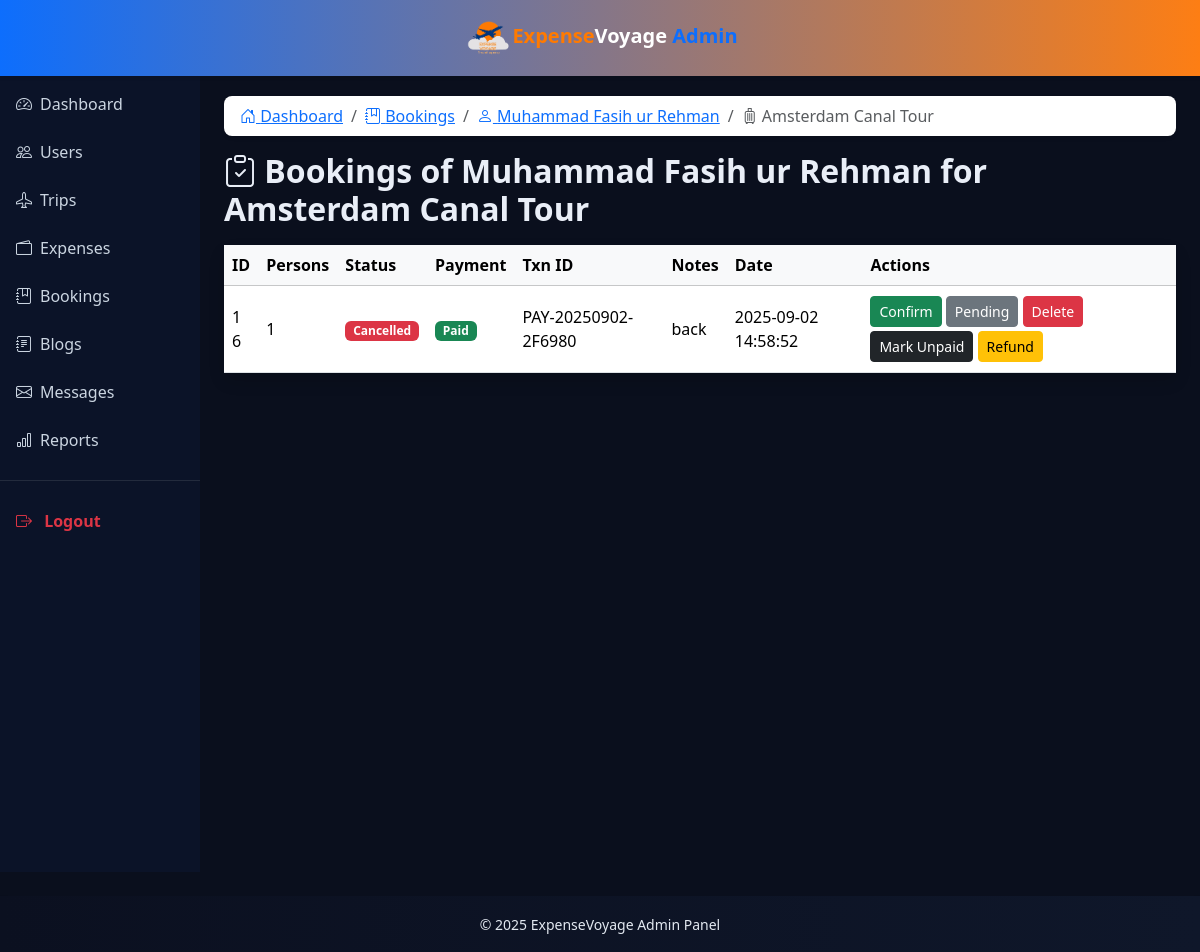
/admin/trips-bookings.php?trip_id=50&user_id=5 (signed in), run on the app's committed database.
### tables this page shows
CREATE TABLE `users` (
  `id` int(11) NOT NULL,
  `first_name` varchar(50) NOT NULL,
  `last_name` varchar(50) NOT NULL,
  `email` varchar(100) NOT NULL,
  `password` varchar(255) NOT NULL,
  `created_at` timestamp NOT NULL DEFAULT current_timestamp(),
  `remember_token` varchar(255) DEFAULT NULL
);

CREATE TABLE `trips` (
  `id` int(11) NOT NULL,
  `trip_name` varchar(100) NOT NULL,
  `destination` varchar(100) NOT NULL,
  `image` varchar(255) DEFAULT 'default.jpg',
  `description` text DEFAULT NULL,
  `start_date` date NOT NULL,
  `end_date` date NOT NULL,
  `budget` decimal(10,2) NOT NULL,
  `created_at` timestamp NOT NULL DEFAULT current_timestamp(),
  `user_id` int(11) UNSIGNED DEFAULT NULL
);

CREATE TABLE `bookings` (
  `id` int(11) NOT NULL,
  `user_id` int(11) NOT NULL,
  `trip_id` int(11) DEFAULT NULL,
  `booking_date` timestamp NOT NULL DEFAULT current_timestamp(),
  `num_persons` int(11) DEFAULT 1,
  `status` enum('pending','confirmed','cancelled') DEFAULT 'pending',
  `payment_status` enum('unpaid','paid','refunded') DEFAULT 'unpaid',
  `transaction_id` varchar(100) DEFAULT NULL,
  `notes` text DEFAULT NULL
);

### admin/helpers.php (called while the page is built, shortened)
<?php
function h($str){
  return htmlspecialchars($str ?? '', ENT_QUOTES, 'UTF-8');
}

### admin/trips-bookings.php (the view, shortened to what this page needs)
<?php
require_once "connect.php";
require_once "helpers.php";
require_once "inc/admin-header.php";
require_once "inc/admin-sidebar.php";
$trip_id = (int)($_GET['trip_id'] ?? 0);
$user_id = (int)($_GET['user_id'] ?? 0);
$trip = $conn->query("SELECT * FROM trips WHERE id=$trip_id")->fetch_assoc();
$user = $conn->query("SELECT * FROM users WHERE id=$user_id")->fetch_assoc();
$limit = 10;
$page = max(1, (int)($_GET['page'] ?? 1));
$offset = ($page-1)*$limit;
$sql = "SELECT * FROM bookings WHERE trip_id=$trip_id AND user_id=$user_id ORDER BY booking_date DESC LIMIT $limit OFFSET $offset";
$res = $conn->query($sql);
?>
<main class="col-12 col-md-12 col-lg-10 p-4">
  <nav aria-label="breadcrumb" data-aos="fade-down">
    <ol class="breadcrumb bg-white px-3 py-2 rounded-3 shadow-sm">
      <li class="breadcrumb-item"><a href="dashboard.php"><i class="bi bi-house-door crumb-dashboard"></i> Dashboard</a></li>
      <li class="breadcrumb-item"><a href="admin-bookings.php"><i class="bi bi-journal-bookmark crumb-trip"></i> Bookings</a></li>
      <li class="breadcrumb-item"><a href="users-bookings-trips.php?user_id=<?=$user_id?>"><i class="bi bi-person crumb-user"></i> <?=h($user['first_name']." ".$user['last_name'])?></a></li>
      <li class="breadcrumb-item active"><i class="bi bi-suitcase"></i> <?=h($trip['trip_name'])?></li>
    </ol>
  </nav>
  <h2 class="fw-bold text-gradient mb-3" data-aos="fade-right">
    <i class="bi bi-clipboard-check"></i> Bookings of <?=h($user['first_name']." ".$user['last_name'])?> for <?=h($trip['trip_name'])?>
  </h2>
  <div class="card shadow border-0 rounded-3" data-aos="fade-up">
    <div class="table-responsive">
      <table class="table table-hover align-middle mb-0">
        <thead class="table-light">
          <tr>
            <th>ID</th><th>Persons</th><th>Status</th><th>Payment</th><th>Txn ID</th><th>Notes</th><th>Date</th><th>Actions</th>
          </tr>
        </thead>
        <tbody>
        <?php if ($res->num_rows): while($b=$res->fetch_assoc()): ?>
          <tr>
            <td><?=$b['id']?></td>
            <td><?=$b['num_persons']?></td>
            <td><span class="badge bg-<?php
              if($b['status']=='confirmed') echo 'success';
              elseif($b['status']=='cancelled') echo 'danger';
              else echo 'secondary';
            ?>"><?=ucfirst($b['status'])?></span></td>
            <td><span class="badge bg-<?php
              if($b['payment_status']=='paid') echo 'success';
              elseif($b['payment_status']=='refunded') echo 'warning';
              else echo 'dark';
            ?>"><?=ucfirst($b['payment_status'])?></span></td>
            <td><?=h($b['transaction_id'] ?: '-')?></td>
            <td><?=h(mb_strimwidth($b['notes'],0,50,"..."))?></td>
            <td><?=h($b['booking_date'])?></td>
            <td class="actions-cell">
              <?php if($b['status']!='confirmed'): ?>
                <a href="booking-action.php?action=confirm&id=<?=$b['id']?>&trip_id=<?=$trip_id?>&user_id=<?=$user_id?>" class="btn btn-sm btn-success">Confirm</a>
              <?php endif; ?>
              <?php if($b['status']!='pending'): ?>
                <a href="booking-action.php?action=pending&id=<?=$b['id']?>&trip_id=<?=$trip_id?>&user_id=<?=$user_id?>" class="btn btn-sm btn-secondary mx-2 my-2">Pending</a>
              <?php endif; ?>
              <a href="booking-action.php?action=delete&id=<?=$b['id']?>&trip_id=<?=$trip_id?>&user_id=<?=$user_id?>" onclick="return confirm('Delete this booking?')" class="btn btn-sm btn-danger">Delete</a>
              <?php if($b['payment_status']!='unpaid'): ?>
                <a href="booking-action.php?action=unpaid&id=<?=$b['id']?>&trip_id=<?=$trip_id?>&user_id=<?=$user_id?>" class="btn btn-sm btn-dark my-2">Mark Unpaid</a>
              <?php endif; ?>
              <?php if($b['payment_status']!='refunded'): ?>
                <a href="booking-action.php?action=refunded&id=<?=$b['id']?>&trip_id=<?=$trip_id?>&user_id=<?=$user_id?>" class="btn btn-sm btn-warning my-2">Refund</a>
              <?php endif; ?>
            </td>
          </tr>
        <?php endwhile; else: ?>
          <tr><td colspan="8" class="text-center text-muted">No bookings found.</td></tr>
        <?php endif; ?>
        </tbody>
      </table>
    </div>
  </div>
</main>
<?php require_once "inc/admin-footer.php"; ob_end_flush(); ?>

### admin/assets/admin.css (style rules this page uses)
html, body { height: 100%; }
html, body { overflow-x: hidden; }

### admin/inc/admin-header.php (style rules this page uses)
:root { --primary:#0d6efd; --accent:#fd7e14; --dark:#0b1020; --light:#f8f9fa; }
body { background:#0a0f1d; color:#e9eef7; font-family:"Segoe UI",sans-serif; }

### admin/trips-bookings.php (style rules this page uses)
.table { white-space: nowrap !important; }
.table-responsive { overflow-x: auto !important; -webkit-overflow-scrolling: touch !important; }
.table-responsive table { min-width: 900px !important; }
.table-responsive td { white-space: normal !important; word-break: break-word !important; }
.table-responsive td.actions-cell { white-space: normal !important; }
.table-responsive td.actions-cell .btn { margin: 2px 0 !important; width: 100% !important; }
@media (min-width: 992px) { .table-responsive td.actions-cell .btn { width: auto !important; display: inline-block !important; } }

### data on the page
users: first_name+last_name "Muhammad Fasih ur Rehman"
trips: trip_name "Amsterdam Canal Tour"
bookings: id "16", num_persons "1", status "Cancelled", payment_status "Paid", transaction "PAY-20250902-2F6980", notes "back", booking_date "2025-09-02 14:58:52"

### other printed values
$label "Dashboard Users Trips Expenses Bookings Blogs Messages"
